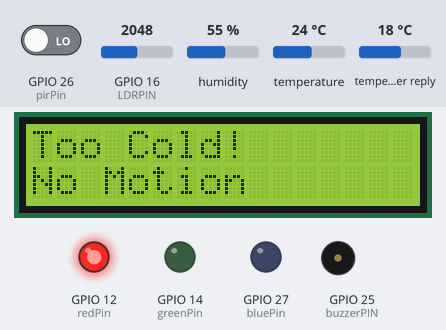
Recording of a sketch running on a simulated ESP32. Parts: 16×2 character LCD, output pins drawn as LEDs (lit = HIGH), buzzer (waves = sounding). Inputs (shaded band) come from the test bench; at power-on: temperature 24 °C, GPIO 26 (pirPin) LOW, GPIO 16 (LDRPIN) = 2048, humidity 55 %, temperature in the weather reply 18 °C. WiFi joins after 1.5 s; servers stay silent unless stated; no MQTT or app messages arrive unless stated; web services answer with replies made up by the test bench; what the sketch prints to the serial monitor is not drawn.

Above: at 4.2 s.
4.3 s: temperature set to 29.4 °C
15.2 s: temperature set to 30.4 °C
At 24.6 s:
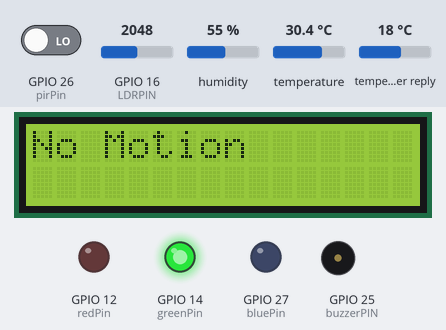
25.5 s: GPIO 26 (pirPin) driven HIGH
At 36.1 s:
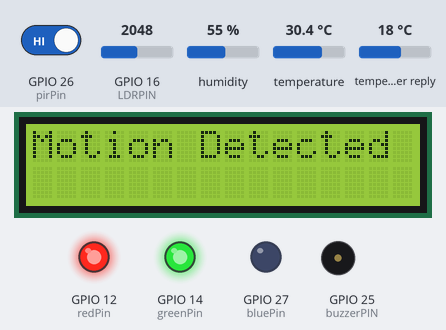
36.4 s: temperature set to 12 °C
At 46.7 s:
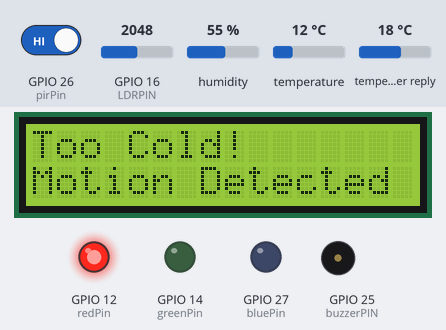
47.2 s: temperature set to 33 °C
At 57.0 s:
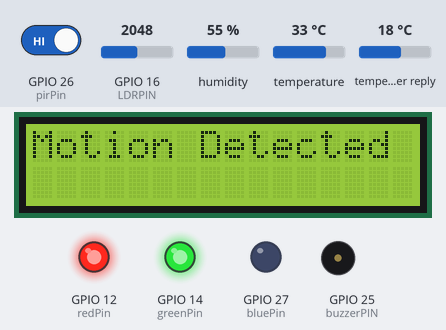
58.1 s: temperature set to 19 °C
At 68.9 s:
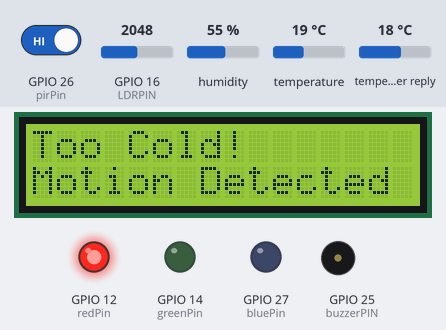
Timing chart, 0 to 70.0 s (numbered marks = the images above; inputs shaded):
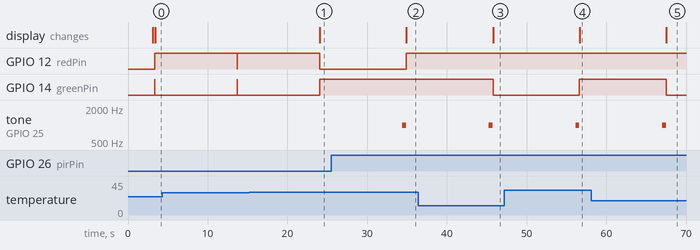

The sketch:

Project_1_Smart_Greenhouse.ino
```cpp
//-------------Libraries to include-------------//

#include <LiquidCrystal_I2C.h>
#include <DHT.h>
#include <WiFi.h>
#include <WiFiClientSecure.h>
#include <Adafruit_MQTT.h>
#include <Adafruit_MQTT_Client.h>
#include <HTTPClient.h>
#include <Arduino_JSON.h>

//-------------Pin and variable assignments-------------//

const int pirPin=26;
const int redPin=12;
const int greenPin=14;
const int bluePin=27;
#define DHTPIN 13
#define LDRPIN 16
#define buzzerPIN 25

#define DHTTYPE DHT22
int pirState = 0;

LiquidCrystal_I2C lcd(0x27, 16, 2); // Initialize LCD
DHT dht(DHTPIN, DHTTYPE); // Initialize DHT22

const float GAMMA = 0.7;
const float RL10 = 50;

String statmessage="";
String pirMotion="";
String tempValueSTR ="";
String humValueSTR ="";
String owtemperatureSTR ="";
String owhumiditySTR ="";
String luxSTR ="";


float tempValue = 0.0;
float humValue = 0.0;
float lux = 0.0;

//-------------WiFi Login-------------//

#define WLAN_SSID "Wokwi-GUEST"
#define WLAN_PASS ""

//-------------OpenWeather API Setup-------------//
String openWeatherMapApiKey = "YOUR_KEY";
String city = "San%20Antonio";
String countryCode = "US";

float owtemperature = 0.0;
float owhumidity = 0.0;

//-------------Adafruit IO Setup-------------//

#define AIO_SERVER "io.adafruit.com"

// Using port 8883 for MQTTS
#define AIO_SERVERPORT 8883

// Adafruit IO Account Configuration
// (to obtain these values, visit https://io.adafruit.com and click on Active Key)
#define AIO_USERNAME "YOUR_USERNAME"
#define AIO_KEY      "YOUR_KEY"

// WiFiFlientSecure for SSL/TLS support
WiFiClientSecure client;

// Setup the MQTT client class by passing in the WiFi client and MQTT server and login details.
Adafruit_MQTT_Client mqtt(&client, AIO_SERVER, AIO_SERVERPORT, AIO_USERNAME, AIO_KEY);

// io.adafruit.com root CA
const char* adafruitio_root_ca = \
      "-----BEGIN CERTIFICATE-----\n"
      "MIIEjTCCA3WgAwIBAgIQDQd4KhM/xvmlcpbhMf/ReTANBgkqhkiG9w0BAQsFADBh\n"
      "MQswCQYDVQQGEwJVUzEVMBMGA1UEChMMRGlnaUNlcnQgSW5jMRkwFwYDVQQLExB3\n"
      "d3cuZGlnaWNlcnQuY29tMSAwHgYDVQQDExdEaWdpQ2VydCBHbG9iYWwgUm9vdCBH\n"
      "MjAeFw0xNzExMDIxMjIzMzdaFw0yNzExMDIxMjIzMzdaMGAxCzAJBgNVBAYTAlVT\n"
      "MRUwEwYDVQQKEwxEaWdpQ2VydCBJbmMxGTAXBgNVBAsTEHd3dy5kaWdpY2VydC5j\n"
      "b20xHzAdBgNVBAMTFkdlb1RydXN0IFRMUyBSU0EgQ0EgRzEwggEiMA0GCSqGSIb3\n"
      "DQEBAQUAA4IBDwAwggEKAoIBAQC+F+jsvikKy/65LWEx/TMkCDIuWegh1Ngwvm4Q\n"
      "yISgP7oU5d79eoySG3vOhC3w/3jEMuipoH1fBtp7m0tTpsYbAhch4XA7rfuD6whU\n"
      "gajeErLVxoiWMPkC/DnUvbgi74BJmdBiuGHQSd7LwsuXpTEGG9fYXcbTVN5SATYq\n"
      "DfbexbYxTMwVJWoVb6lrBEgM3gBBqiiAiy800xu1Nq07JdCIQkBsNpFtZbIZhsDS\n"
      "fzlGWP4wEmBQ3O67c+ZXkFr2DcrXBEtHam80Gp2SNhou2U5U7UesDL/xgLK6/0d7\n"
      "6TnEVMSUVJkZ8VeZr+IUIlvoLrtjLbqugb0T3OYXW+CQU0kBAgMBAAGjggFAMIIB\n"
      "PDAdBgNVHQ4EFgQUlE/UXYvkpOKmgP792PkA76O+AlcwHwYDVR0jBBgwFoAUTiJU\n"
      "IBiV5uNu5g/6+rkS7QYXjzkwDgYDVR0PAQH/BAQDAgGGMB0GA1UdJQQWMBQGCCsG\n"
      "AQUFBwMBBggrBgEFBQcDAjASBgNVHRMBAf8ECDAGAQH/AgEAMDQGCCsGAQUFBwEB\n"
      "BCgwJjAkBggrBgEFBQcwAYYYaHR0cDovL29jc3AuZGlnaWNlcnQuY29tMEIGA1Ud\n"
      "HwQ7MDkwN6A1oDOGMWh0dHA6Ly9jcmwzLmRpZ2ljZXJ0LmNvbS9EaWdpQ2VydEds\n"
      "b2JhbFJvb3RHMi5jcmwwPQYDVR0gBDYwNDAyBgRVHSAAMCowKAYIKwYBBQUHAgEW\n"
      "HGh0dHBzOi8vd3d3LmRpZ2ljZXJ0LmNvbS9DUFMwDQYJKoZIhvcNAQELBQADggEB\n"
      "AIIcBDqC6cWpyGUSXAjjAcYwsK4iiGF7KweG97i1RJz1kwZhRoo6orU1JtBYnjzB\n"
      "c4+/sXmnHJk3mlPyL1xuIAt9sMeC7+vreRIF5wFBC0MCN5sbHwhNN1JzKbifNeP5\n"
      "ozpZdQFmkCo+neBiKR6HqIA+LMTMCMMuv2khGGuPHmtDze4GmEGZtYLyF8EQpa5Y\n"
      "jPuV6k2Cr/N3XxFpT3hRpt/3usU/Zb9wfKPtWpoznZ4/44c1p9rzFcZYrWkj3A+7\n"
      "TNBJE0GmP2fhXhP1D/XVfIW/h0yCJGEiV9Glm/uGOa3DXHlmbAcxSyCRraG+ZBkA\n"
      "7h4SeM6Y8l/7MBRpPCz6l8Y=\n"
      "-----END CERTIFICATE-----\n";

//-------------Adafruit IO Feeds-------------//

// Notice MQTT paths for AIO follow the form: <username>/feeds/<feedname>
//Adafruit_MQTT_Subscribe TOGGLE = Adafruit_MQTT_Subscribe(&mqtt, AIO_USERNAME "/feeds/TOGGLE");
Adafruit_MQTT_Publish humidity = Adafruit_MQTT_Publish(&mqtt, AIO_USERNAME "/feeds/humidity");
Adafruit_MQTT_Publish temperature = Adafruit_MQTT_Publish(&mqtt, AIO_USERNAME "/feeds/temperature");
Adafruit_MQTT_Publish light = Adafruit_MQTT_Publish(&mqtt, AIO_USERNAME "/feeds/light");
Adafruit_MQTT_Publish motion = Adafruit_MQTT_Publish(&mqtt, AIO_USERNAME "/feeds/motion");
Adafruit_MQTT_Publish message = Adafruit_MQTT_Publish(&mqtt, AIO_USERNAME "/feeds/message");
Adafruit_MQTT_Publish openweathertemperature = Adafruit_MQTT_Publish(&mqtt, AIO_USERNAME "/feeds/openweathertemperature");
Adafruit_MQTT_Publish openweatherhumidity = Adafruit_MQTT_Publish(&mqtt, AIO_USERNAME "/feeds/openweatherhumidity");

//-------------LED Assignment-------------//

void setColor(int red, int green, int blue) {
  analogWrite(redPin, red);
  analogWrite(greenPin, green);
  analogWrite(bluePin, blue);
}

void setup() {
  // put your setup code here, to run once:

//-------------Wireless Connection-------------//

  Serial.begin(115200);
  delay(10);

  // Connect to WiFi access point.
  Serial.println();
  Serial.println();
  Serial.print("Connecting to ");
  Serial.println(WLAN_SSID);

  delay(1000);

  WiFi.begin(WLAN_SSID, WLAN_PASS);
  delay(2000);

  while (WiFi.status() != WL_CONNECTED) {
    delay(500);
    Serial.print(".");
  }
  Serial.println();

  Serial.println("WiFi connected");
  Serial.println("IP address: ");
  Serial.println(WiFi.localIP());

  // Set Adafruit IO's root CA
  client.setCACert(adafruitio_root_ca);

//-------------Pin & Component Setups-------------//
  dht.begin();
  pinMode(pirPin, INPUT);
  lcd.clear();  lcd.init(); lcd.backlight();

  pinMode(LDRPIN, INPUT);

  pinMode(redPin, OUTPUT);
  pinMode(greenPin, OUTPUT);
  pinMode(bluePin, OUTPUT);

}


void indicatorPublish() {

  // Reading temperature or humidity takes about 250 milliseconds!
  // Sensor readings may also be up to 2 seconds 'old' (it's a very slow sensor)
  humValue = dht.readHumidity();
  tempValue = dht.readTemperature();
  pirState = digitalRead(pirPin);

  if (isnan(humValue) || isnan(tempValue) ) {
    Serial.println("Failed to read from DHT sensor!");
    return;
  }

  tempValueSTR = String(tempValue) + " °C";

  if (!temperature.publish(tempValueSTR.c_str())) {
    Serial.println(F("Failed"));
  } else {
    Serial.print("Temperature: ");
    Serial.println(tempValueSTR);
  }

  humValueSTR = String(humValue) + " %";

  if (!humidity.publish(humValueSTR.c_str())) {
    Serial.println(F("Failed"));
  } else {
    Serial.print("Humidity: ");
    Serial.println(humValueSTR);
  }

   if (!motion.publish(pirMotion.c_str())) {
    Serial.println(F("Failed"));
  } else {
    Serial.print("PIR: ");
    Serial.println(pirMotion);
  }

  owtemperatureSTR = String(owtemperature) + " °C";

   if (!openweathertemperature.publish(owtemperatureSTR.c_str())) {
    Serial.println(F("Failed"));
  } else {
    Serial.print("API Temperature: ");
    Serial.println(owtemperatureSTR);
  }

  owhumiditySTR = String(owhumidity) + " %";

  if (!openweatherhumidity.publish(owhumiditySTR.c_str())) {
    Serial.println(F("Failed"));
  } else {
    Serial.print("API Humidity: ");
    Serial.println(owhumiditySTR);
  }

  luxSTR = String(lux) + " lux";

  if (!light.publish(luxSTR.c_str())) {
    Serial.println(F("Failed"));
  } else {
    Serial.print("Light: ");
    Serial.println(luxSTR);
  }

  if (!message.publish(statmessage.c_str())) {
    Serial.println(F("Failed"));
  } else {
    Serial.print("Message: ");
    Serial.println(statmessage);
  }
}

// Function to connect and reconnect as necessary to the MQTT server.
// Should be called in the loop function and it will take care if connecting.
void MQTT_connect() {
  int8_t ret;
  // Stop if already connected.
  if (mqtt.connected()) {
    return;
  }
  Serial.print("Connecting to MQTT... ");
  uint8_t retries = 3;
  while ((ret = mqtt.connect()) != 0) {  // connect will return 0 for connected
    Serial.println(mqtt.connectErrorString(ret));
    Serial.println("Retrying MQTT connection in 5 seconds...");
    mqtt.disconnect();
    delay(5000);  // wait 5 seconds
    retries--;
    if (retries == 0) {
      // basically die and wait for WDT to reset me
      while (1)
        ;
    }
  }
  Serial.println("MQTT Connected!");
}

void updateWeather() {

  if (WiFi.status() != WL_CONNECTED) return;

  HTTPClient http;

  String serverPath =
    "http://api.openweathermap.org/data/2.5/weather?q=" +
    city + "," + countryCode +
    "&units=metric&APPID=" + openWeatherMapApiKey;

  http.begin(serverPath.c_str());
  int httpResponseCode = http.GET();

  if (httpResponseCode > 0) {
    String payload = http.getString();
    JSONVar myObject = JSON.parse(payload);

    if (JSON.typeof(myObject) != "undefined") {
      owtemperature = (double) myObject["main"]["temp"];
      owhumidity    = (double) myObject["main"]["humidity"];
    }
  }

  http.end();
}

void loop() {
  // put your main code here, to run repeatedly:

  //-------------Feed Connection & Publishing-------------//

  // Ensure the connection to the MQTT server is alive (this will make the first
  // connection and automatically reconnect when disconnected).  See the MQTT_connect
  // function definition further below.
  MQTT_connect();

  Serial.println("Attempting OpenWeather update.");
  updateWeather();
  Serial.println("Completed OpenWeather update.");

  //-------------Logic Checks-------------//

  Serial.println("Attempting Adafruit IO update.");
  indicatorPublish();
  Serial.println("Completed Adafruit IO update.");

 if (pirState == HIGH) {
    pirMotion = "Motion Detected";
    tone(buzzerPIN, 1000);
    delay(500);
    noTone(buzzerPIN);
    setColor(255, 255, 0); // Yellow
  } else {
    pirMotion = "No Motion";
    setColor(0, 255, 0); // Green
  }

  if (tempValue > 60) {
  statmessage = "Too Hot!";
  lcd.setCursor(0, 0);
  lcd.clear();
  lcd.print(statmessage);
  lcd.setCursor(0,1);
  lcd.print(pirMotion);
  setColor(255, 0, 0); // Red
  } else if (tempValue < 30) {
  statmessage = "Too Cold!";
  lcd.setCursor(0, 0);
  lcd.clear();
  lcd.print(statmessage);
  lcd.setCursor(0,1);
  lcd.print(pirMotion);
  setColor(255, 0, 0); // Red
  } else {
  lcd.setCursor(0, 0);
  lcd.clear();
  lcd.print(pirMotion);
  }

  int analogValue = analogRead(LDRPIN);
  float voltage = analogValue / 4095.0 * 5.0;
  if (voltage >= 5.0) voltage = 4.99; // avoid div by zero
  float resistance = 2000 * voltage / (1 - voltage / 5); // change 2000 to real resistance value
  lux = pow(RL10 * 1e3 * pow(10, GAMMA) / resistance, (1 / GAMMA));

  // wait 10 seconds for subscription messages
  mqtt.processPackets(10000);

  delay(100);
}
```

Measured:
- the behaviour switches between 29.9 and 30 °C on temperature (found by bisection; images 0 and 1)
- after the input at 15.2 s, GPIO 12 (redPin): goes on until 24.1 s, then stays LOW; GPIO 14 (greenPin): goes on until 24.1 s, then stays HIGH; the display: changes after 8.9 s (image 1)
- after the input at 25.5 s, GPIO 12 (redPin): LOW → HIGH after 9.4 s; tone on GPIO 25 (buzzerPIN): silent → 1000 Hz after 8.9 s, → silent 0.50 s later; the display: changes after 9.4 s (image 2)
- after the input at 36.4 s, GPIO 14 (greenPin): HIGH → LOW after 9.4 s; the display: changes after 9.4 s (image 3)
- after the input at 47.2 s, GPIO 14 (greenPin): goes on until 56.6 s, then stays HIGH; the display: changes after 9.5 s (image 4)
- after the input at 58.1 s, GPIO 14 (greenPin): HIGH → LOW after 9.4 s; the display: changes after 9.4 s (image 5)
